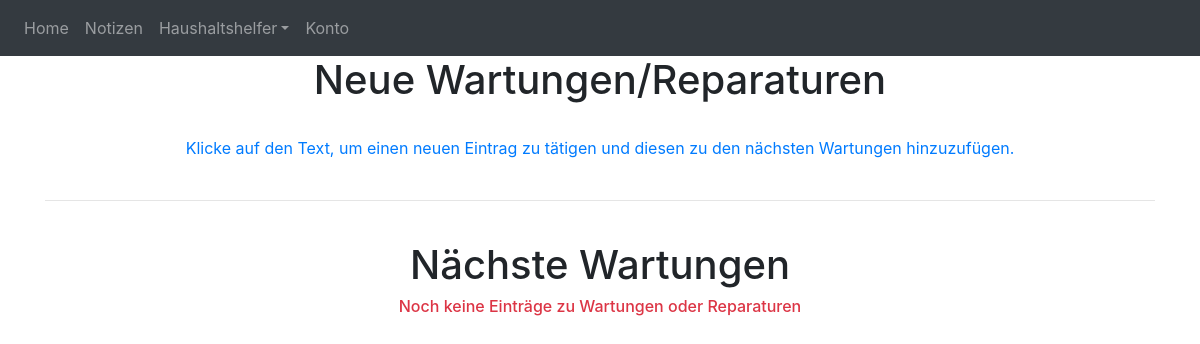
/repairs (signed in), run on an earlier commit of the app's database.
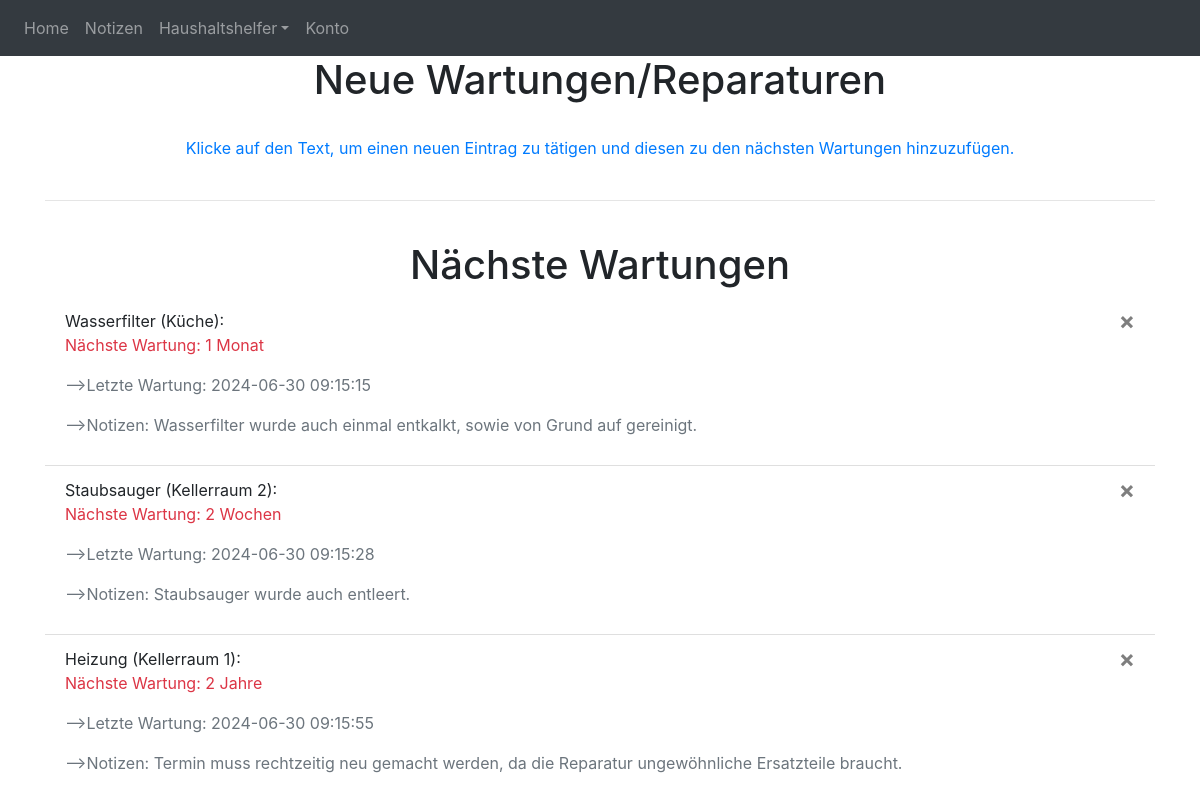
And on a later commit of the database.
### website/models.py (models this page shows)
class Repair(db.Model):
    id = db.Column(db.Integer, primary_key=True)
    r_object = db.Column(db.String(150))
    location = db.Column(db.String(1500))
    last_maintenance = db.Column(db.DateTime(timezone=True), default=func.now())
    tool = db.Column(db.String(150))
    next_maintenance = db.Column(db.String(1500))
    r_note = db.Column(db.String(10000))
    user_r_id = db.Column(db.Integer, db.ForeignKey('user.id'))

### website/views.py (the view)
@views.route('/repairs', methods=["GET", "POST"])
def repairs():
    return render_template("repairs.html", user=current_user)

### website/__init__.py (called while the page is built)
def create_app():
    app = Flask(__name__)
    app.config['SECRET_KEY'] = 'heheheha hahahahe'
    app.config['SQLALCHEMY_DATABASE_URI'] = f'sqlite:///{DB_NAME}'
    db.init_app(app)
    from .views import views # Pfade werden importiert (bspw. die Startseite)
    from .auth import auth
    app.register_blueprint(views, url_prefix='/')
    app.register_blueprint(auth, url_prefix='/')
    from .models import User, Note, Repair # Tabellen der Datenbank werden importiert
    with app.app_context():
        db.create_all()
    login_manager = LoginManager()
    login_manager.login_view = 'auth.login' # Seite auf der man sich anmeldet wird angegeben
    login_manager.init_app(app)
    @login_manager.user_loader # lädt den User anhand seiner ID
    def load_user(id):
        return User.query.get(int(id))
    return app

### website/templates/repairs.html (shortened to what this page needs)
{% extends "base.html" %} {% block title %}Reparaturen{% endblock %} {% block content %}
<h1 align="center">Neue Wartungen/Reparaturen</h1>
<center><a href="/database1" class="text-primary">Klicke auf den Text, um einen neuen Eintrag zu tätigen und diesen zu den nächsten Wartungen hinzuzufügen.</a></center>
<hr class="divider">
<h1 align="center">Nächste Wartungen</h1>
{% if user.repairs %}
<ul class="list-group list-group-flush" id="repairs">
  {% for repair in user.repairs %}
  <li class="list-group-item">
    {{repair.r_object}} ({{repair.location}}):
    <button type="button" class="close" onClick="deleteRepair({{ repair.id }})">
      <span aria-hidden="true">&times;</span>
    </button>
    <p class="text-danger">Nächste Wartung: {{ repair.next_maintenance }}</p>
    <p class="text-secondary">-->Letzte Wartung: {{repair.last_maintenance}}</p>
    <p class="text-secondary">-->Notizen: {{repair.r_note}}</p>
  </li>
  {% endfor %}
</ul>
{% else %}
  <h6 align="center" class="text-danger">Noch keine Einträge zu Wartungen oder Reparaturen</h6>
{% endif %}
{% endblock %}

### website/templates/base.html (shortened to what this page needs)
<!doctype html>
<html>
  <head>
    <link
      rel="stylesheet"
      href="https://stackpath.bootstrapcdn.com/bootstrap/4.4.1/css/bootstrap.min.css"
    />
    <link
      rel="stylesheet"
      href="https://stackpath.bootstrapcdn.com/font-awesome/4.7.0/css/font-awesome.min.css"
    />
  </head>
  <body>
    <nav class="navbar navbar-expand-lg navbar-dark bg-dark">
      <div class="collapse navbar-collapse" id="navbar">
        <div class="navbar-nav">
          {% if user.is_authenticated %}
          <a class="nav-item nav-link" id="home" href="/">Home</a>
          <a class="nav-item nav-link" id="notes1" href="/notes1">Notizen</a>
          <li class="nav-item dropdown">
            <a class="nav-link dropdown-toggle" role="button" data-bs-toggle="dropdown" aria-expanded="false">Haushaltshelfer</a>
          </li>
          <a class="nav-item nav-link" id="acc_opt" href="/account">Konto</a>
          {% else %}
          <a class="nav-item nav-link" id="login" href="/login">Anmelden</a>
          <a class="nav-item nav-link" id="signUp" href="/sign-up">Registrieren</a>
          {% endif %}
        </div>
      </div>
    </nav>
    <div class="container">{% block content %} {% endblock %}</div>
  </body>
</html>

What changed in the data, as far as the page shows it:
added Repair: r_object "Wasserfilter", location "Küche", next_maintenance "1 Monat", last_maintenance "2024-06-30 09:15:15", r_note "Wasserfilter wurde auch einmal entkalkt, sowie von Grund auf gereinigt."
added Repair: r_object "Staubsauger", location "Kellerraum 2", next_maintenance "2 Wochen", last_maintenance "2024-06-30 09:15:28", r_note "Staubsauger wurde auch entleert."
added Repair: r_object "Heizung", location "Kellerraum 1", next_maintenance "2 Jahre", last_maintenance "2024-06-30 09:15:55", r_note "Termin muss rechtzeitig neu gemacht werden, da die Reparatur ungewöhnliche Ersatzteile braucht."
Also different on the page:
text no longer shown: "Noch keine Einträge zu Wartungen oder Reparaturen"
